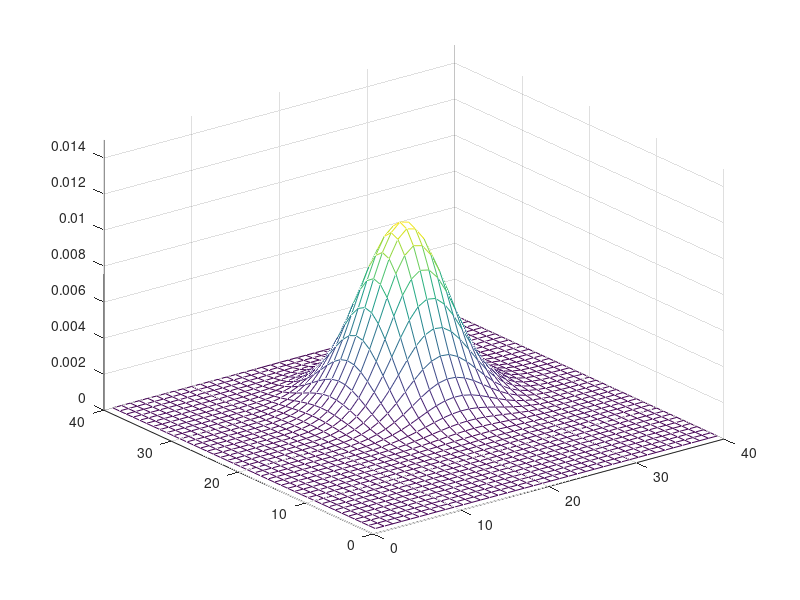
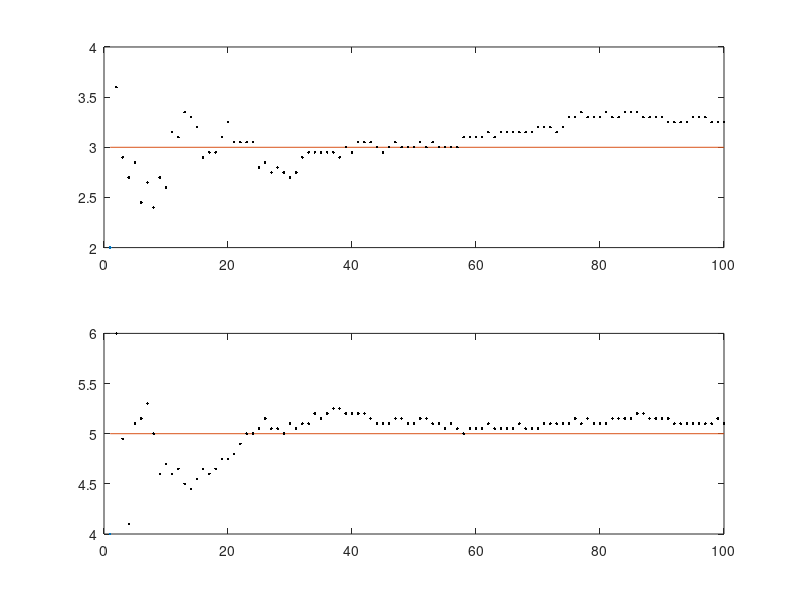

Write MATLAB code to recreate these figures, in order.
figure(1);clf;
figure(2);clf;
N = 100
s=[3;5];  % where the quail is hiding

%quail squawks N times, and for each squawk, the ninja hears the quail at
%some location. The error in estimation of where the qual is will be
%defined as gaussian around where the quail actually is with a standard
%deviation of 2.

n=2*randn(2,N); % Create vector of iterative squawks with a standard deviation of 2.
x=zeros(2,N); % x will be the initialized variable for where the ninja thinks he hears the quail.

%center the gaussian random swarks around the point where the quail
%actually is. and plot
figure(1);

%make the plot prettier
h=plot(s(1),s(2),'r.');  % Plot where the quail actually is
set(h,'markersize',40,'linewidth',3); % make pretty
axis([0,10,0,10]);  % make pretty
hold off;
hold on
for i=1:N
    x(:,i)=s+n(:,i);
    plot(x(1,i),x(2,i),'k.','markersize',10);
    pause
end;




%now, we do Ninja bayes!

%define the locations the quail can be at
Sa=[2:0.05:4];
Sb=[4:0.05:6];


%no bias, no prior knowledge, uniform distribution
L=length(Sa);
Pr=ones(L,L); % Initialize all one --> uniform prior
Po=ones(L,L); %duplicate for iterative update

%bias the prior toward the quail
%figure(1);mesh(centered_prior), axis([0 40 0 40 0 0.015])
%Po = centered_prior;
%Pr = centered_prior;

%bias the prior away from the quail
%figure(1);mesh(off_centered_prior), axis([0 40 0 40 0 0.015])
%Po = off_centered_prior;
%Pr = off_centered_prior;

Pr=Pr/sum(sum(Pr)); % Turn the prior into a pdf by dividing by the sum.
Po=Po/sum(sum(Po)); % Each value is now 1/(number of states), so it all sums to one.
figure(1);clf;mesh(Po), axis([0 40 0 40 0 0.015])






%%iterative bayes

[a,b]=find(Po==max(max(Po)));  % Pull out the indices at which Po achieves its max to start.
sest=[Sa(a);Sb(b)];  % The best estimate of the true state to start.
figure(1);  
clf
figure(2);
clf
subplot(211); plot(1,sest(1)); hold on;
line([1,N],[s(1),s(1)]); % Draw a line at the location of the x dimension.
subplot(212); plot(1,sest(2)); hold on;
line([1,N],[s(2),s(2)]); % Draw a line at the location of the y dimension.

K=[4,0;0,4]; % covariance matrix for making a 2-D gaussian
for (n=2:length(x));
    Pr=Po; %store the posterior to the prior.
    m=0*Pr;   
    %likelihood
    % look at each location, assume that the given location is
    % is there quail is, and get the likelihood of the data x(:,n) assuming
    % 2-d gaussian noise
    for (i=1:length(Pr))
       for (j=1:length(Pr))
           me=[Sa(i);Sb(j)];
           m(i,j) = 1/sqrt((2*pi)^2*det(K)) * exp(-(x(:,n)-me)'*inv(K)*(x(:,n)-me)/2); %Compute likelihood           
           m(i,j) = m(i,j) * Pr(i,j); % Combine this likelihood with the prior   
       end;
    end;
    Po=m/sum(sum(m)); %normalize this distribution to make it a proper probability distribution.
    figure(1);mesh(Po), axis([0 40 0 40 0 0.015]) %plot it
    figure(2);
    [a,b]=find(Po==max(max(Po)));  % Get the peak value; it's most likely location of the Quail.
    sest=[Sa(a);Sb(b)];  %A store the coordinates of this location in the bushes
    subplot(211); plot(n,sest(1),'k.');axis([0 N 2 4 ])
    subplot(212); plot(n,sest(2),'k.');axis([0 N 4 6 ])
    pause
end;  
subplot(211); hold off;
subplot(212); hold off;